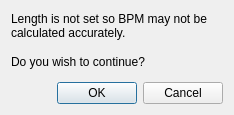
<?xml version="1.0" encoding="UTF-8"?>
<ui version="4.0">
 <class>CalcBpmDialog</class>
 <widget class="QDialog" name="CalcBpmDialog">
  <property name="geometry">
   <rect>
    <x>0</x>
    <y>0</y>
    <width>234</width>
    <height>115</height>
   </rect>
  </property>
  <property name="windowTitle">
   <string>Calculate BPM</string>
  </property>
  <layout class="QVBoxLayout" name="verticalLayout">
   <item>
    <widget class="QLabel" name="label">
     <property name="text">
      <string>Length is not set so BPM may not be calculated accurately.</string>
     </property>
     <property name="wordWrap">
      <bool>true</bool>
     </property>
    </widget>
   </item>
   <item>
    <widget class="QLabel" name="label_2">
     <property name="text">
      <string>Do you wish to continue?</string>
     </property>
    </widget>
   </item>
   <item>
    <widget class="QDialogButtonBox" name="buttonBox">
     <property name="orientation">
      <enum>Qt::Horizontal</enum>
     </property>
     <property name="standardButtons">
      <set>QDialogButtonBox::Cancel|QDialogButtonBox::Ok</set>
     </property>
    </widget>
   </item>
  </layout>
 </widget>
 <resources/>
 <connections>
  <connection>
   <sender>buttonBox</sender>
   <signal>accepted()</signal>
   <receiver>CalcBpmDialog</receiver>
   <slot>accept()</slot>
   <hints>
    <hint type="sourcelabel">
     <x>248</x>
     <y>254</y>
    </hint>
    <hint type="destinationlabel">
     <x>157</x>
     <y>274</y>
    </hint>
   </hints>
  </connection>
  <connection>
   <sender>buttonBox</sender>
   <signal>rejected()</signal>
   <receiver>CalcBpmDialog</receiver>
   <slot>reject()</slot>
   <hints>
    <hint type="sourcelabel">
     <x>316</x>
     <y>260</y>
    </hint>
    <hint type="destinationlabel">
     <x>286</x>
     <y>274</y>
    </hint>
   </hints>
  </connection>
 </connections>
</ui>
